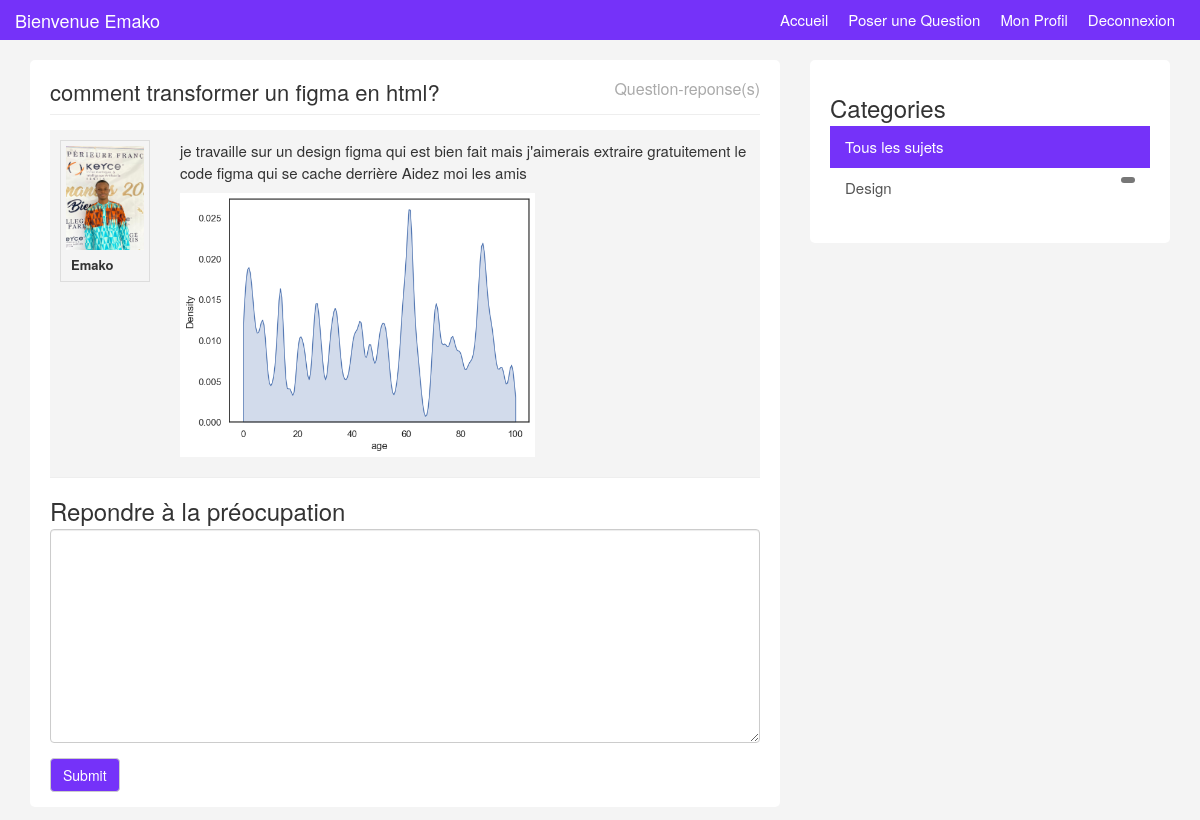
Screenshot of /topic/6 (signed in) with the database file from the repository.
### website/models.py (models this page shows)
class Users(models.Model):
    pseudo = models.CharField(max_length=50, unique=True)
    email = models.EmailField()
    password = models.CharField(max_length=100)  # Utilisation de CharField pour le mot de passe
    role = models.CharField(max_length=20, default="User")  # Limiter la longueur du rôle
    avatar = models.ImageField( null=True, blank=True, upload_to='img/')  # Ajout d'un champ pour l'avatar
    activated = models.BooleanField(default=True)  # Par défaut, l'utilisateur n'est pas activé
    birthdate= models.DateField(null=False)
    description= models.TextField(null=False, default='JE suis un membre anonyme du forum')

class PostMessage(models.Model):
    title = models.CharField(max_length=100)  # Augmentation de la longueur du titre
    message = models.TextField()
    posted_date = models.DateTimeField(auto_now_add=True)  # Utilisation de DateTimeField pour la date et l'heure de publication
    closes = models.BooleanField(default=False)  # Par défaut, le message n'est pas clos
    category = models.ForeignKey(Category, on_delete=models.CASCADE)  # Correction du nom du champ Category en minuscules
    user= models.ForeignKey(Users, on_delete= models.CASCADE)
    avatar = models.ImageField(null=True, blank=True, upload_to='img/')  # Ajout d'un champ pour l'avatar

class Category(models.Model):
    title = models.CharField(max_length=100)  # Augmentation de la longueur du titre
    description = models.TextField()
    added_by = models.ForeignKey(Admins, on_delete=models.CASCADE)  # Renommage du champ addedBy en snake_case

### website/views.py (the view)
# urls.py: path('topic/<int:id>',views.topicDetail, name="topic"),
def topicDetail(request,id):
    try:
        post= PostMessage.objects.get(pk=id)
        us= Users.objects.get(pk=post.user.pk)
        reply= Reply.objects.filter(post=post)
        categories= Category.objects.all()
    except PostMessage.DoesNotExist:
        auth= True #verifier si l'utililsateur est authentifier
        if not request.session.get('id'):
            auth=False
        me= request.session.get('id')
        return render(request, 'topic.html', context={'postmesg':"","auth":auth,"me":me})
    try:
         auth= True #verifier si l'utililsateur est authentifier
         if not request.session.get('id'):
            auth=False
         me= request.session.get('id')
         id= Users.objects.get(email=request.session.get("email"))
    except Users.DoesNotExist:
        id={"pseudo":"visiteur@visiteur.com"}
    return render(request, 'topic.html', context={'postmesg':post, "reply": reply, "categories": categories, "id":id, "auth":auth,"me":me})

### forum/templates/topic.html (shortened to what this page needs)
{% load static %}
<!DOCTYPE html>
<html lang="en">
  <head>
    <link href="{% static 'css/bootstrap.css' %}" rel="stylesheet"/>
    <link href="{% static 'css/custom.css' %}" rel="stylesheet"/.container>
  </head>
  <body>
	<div class="navbar navbar-inverse navbar-fixed-top" role="navigation">
		<div class="container">
		  <div class="navbar-header">
			<a class="navbar-brand" href="{% url 'accueil'  %}">Bienvenue  {{id.pseudo}}</a>
		  </div>
		  <div class="collapse navbar-collapse">
			<ul class="nav navbar-nav navbar-right ">
			  {% if auth %}
				<li class="active nav-item"><a href="{% url 'accueil'  %}">Accueil</a></li>
				<li><a href="{% url 'addtopic' %}">Poser une Question</a></li>
				<li><a href="{% url 'personalProfile' me %}">Mon Profil</a></li>
				<li><a href="{% url 'logoutUser'  %}">Deconnexion</a></li>
			  {% else %}
				<li><a href="{% url 'login'  %}">Se Connecter</a></li>
				<li><a href="{% url 'create'  %}">Créer un compte</a></li>
				<li><a href="{% url 'loginAdmin'  %}">Connexion Admin </a></li>
				<li class="active nav-item"><a href="{% url 'accueil'  %}">Accueil</a></li>
			  {% endif %}
			</ul>
		  </div>
		</div>
	  </div>
    <div class="container">
		<div class="row">
			<div class="col-md-8">
				<div class="main-col">
					<div class="block">
						{% if postmesg %}
						<h1 class="pull-left">{{postmesg.title}}</h1>
						<h4 class="pull-right">Question-reponse(s)</h4>
						<div class="clearfix"></div>
						<hr>
						<ul id="topics">
					<li id="main-topic" class="topic topic">
						<div class="row">
							<div class="col-md-2">
								<div class="user-info">
									<img class="avatar pull-left" src="{{ postmesg.user.avatar.url }}"  width="185" />
									<ul>
										<li><strong> {{ postmesg.user.pseudo }}</strong>										</li>
									</li>
									</ul>
								</div>
							</div>
							<div class="col-md-10">
								<div class="topic-content pull-right">
									<p>{{postmesg.message}}</p>
									{% if postmesg.avatar %}
									<p>
										<img src="{{ postmesg.avatar.url }}" width="355" />
										<p>{% endif %}
								</div>
							</div>
						</div>
					{% endif %}
				{% if auth %}
				{% if postmesg.closes == False %}
				<h3>Repondre à la préocupation</h3>
				<form role="form" enctype="multipart/form-data" method="post" action="{% url 'AddReply' id=postmesg.pk %}">	{% csrf_token %}
  					<div class="form-group">
						<textarea id="reply" rows="10" cols="80" class="form-control" name="reply"></textarea>
  					</div>
 					 <button type="submit" class="color btn btn-default">Submit</button>
				</form>
				{% endif %}
				{% endif %}
					</div>
				</div>
			<div class="col-md-4">
				<div id="sidebar">
					<div class="block">
					<h3>Categories</h3>
					<div class="list-group">
						<a href="#" class="list-group-item active">Tous les sujets </a>
						{% if categories %}
						{% for cat in categories %}
						<a href="" class="list-group-item">{{cat.title}}<span class="badge pull-right"> {% comment %}nombre de post ici  {% endcomment %}</span></a>
						{% endfor %}
						{% endif %}
					</div>
				</div>
				</div>
			</div>
  </body>
</html>

### website/static/css/custom.css (style rules this page uses)
body { padding-top: 60px; background:#f4f4f4; font-size:15px; }
a { color:#5c5b69; }
ul { padding:0; margin:0; list-style:none; }
hr { margin:10px 0 15px 0; }
h3 { margin-bottom:5px; }
.navbar { height:40px !important; background:#7532F9; border:0; margin-bottom:30px; }
.navbar-inverse .navbar-nav > li > a, .navbar-inverse .navbar-brand { color:#fff !important; }
.navbar a:hover,.navbar li.active a { background:none !important; }
.navbar-brand { padding:10px 0 0 0; color:#fff; }
.navbar-nav > li > a { padding:10px 10px 0 10px; }
.block { background:#fff; border-radius:5px; padding: 15px 20px; margin-bottom:20px; }
.main-col { overflow:auto; }
.main-col h1 { font-size:22px; margin:5px 0 0 0; padding:0; }
.main-col h4 { font-size:16px; margin:5px 0 0 0; padding:0; color:#aaa; }
.topic { border-bottom:#eee solid 1px; margin-bottom:10px; padding:10px; }
.topic-content { width:100%; }
img.avatar { width:100%; }
a.list-group-item.active, a.list-group-item.active:hover, a.list-group-item.active:focus { background:rgb(117, 50, 249); border-radius:0; }
.list-group-item { border:0 }
#main-topic { background:#f4f4f4; padding:10px; }
.user-info { border:#ddd solid 1px; padding:5px; overflow:hidden; font-size:13px; }
.user-info img { display:block; margin-bottom:5px; }
.user-info ul { list-style:none; margin:10px 0 0 5px; }
.user-info li { line-height:1.6em; }
.color { background-color: rgb(117, 50, 249); color: white; }

### rows the page displays
Users: pseudo "Emako"
PostMessage: title "comment transformer un figma en html?", user.avatar (picture), user.pseudo "Emako", message "je travaille sur un design figma qui est bien fait mais j'aimerais extraire gratuitement le code figma qui se cache derrière Aidez moi les amis", avatar (picture)
Category: title "Design"
